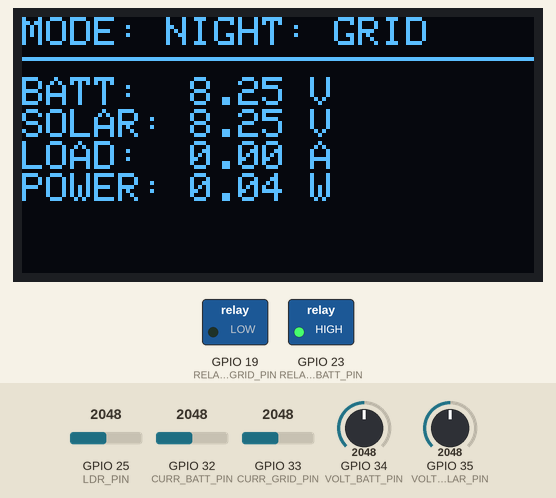
This sketch was run on a simulated ESP32. Shown: 128×64 one-colour display, switched loads named in the sketch (green lamp = pin HIGH). Inputs (shaded band) come from the test bench; at power-on: GPIO 25 (LDR_PIN) = 2048, GPIO 34 (VOLT_BATT_PIN) = 2048, GPIO 35 (VOLT_SOLAR_PIN) = 2048, GPIO 32 (CURR_BATT_PIN) = 2048, GPIO 33 (CURR_GRID_PIN) = 2048. WiFi joins after 1.5 s; servers stay silent unless stated; network time is answered at once with the bench clock; uploads are accepted with an empty reply; the local clock reads 2024-03-15 10:24:30 at power-on unless the sketch sets it; what the sketch prints to the serial monitor is not drawn.

Above: at 2.7 s.
2.8 s: GPIO 25 (LDR_PIN) set to 1964
At 7.6 s:
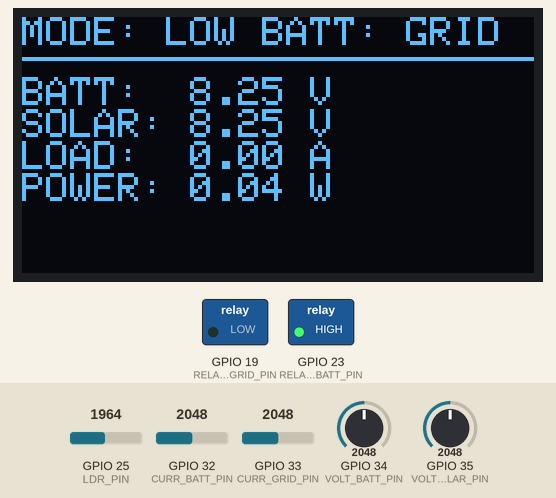
8.5 s: GPIO 34 (VOLT_BATT_PIN) set to 2542
At 12.7 s:
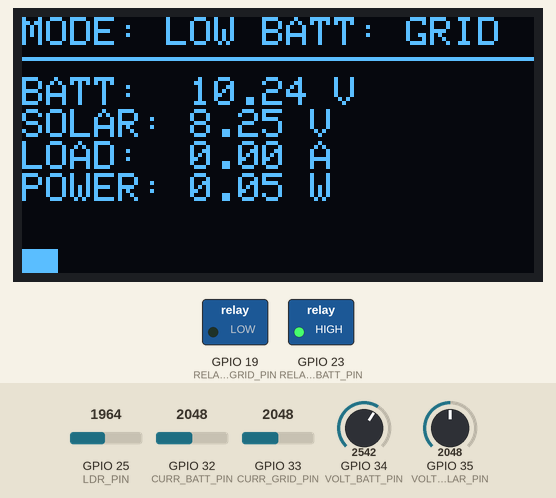
13.7 s: GPIO 34 (VOLT_BATT_PIN) set to 2668
At 17.9 s:
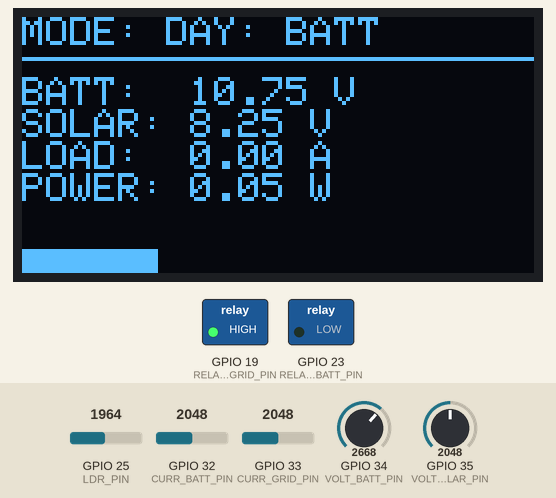
19.0 s: GPIO 35 (VOLT_SOLAR_PIN) set to 2692
At 23.9 s:
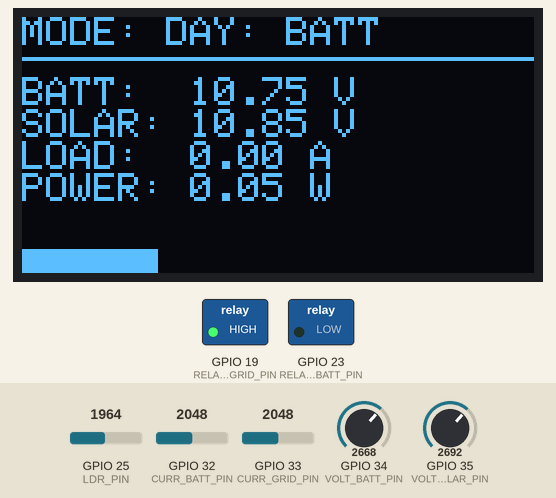
24.2 s: GPIO 35 (VOLT_SOLAR_PIN) set to 2786
At 29.1 s:
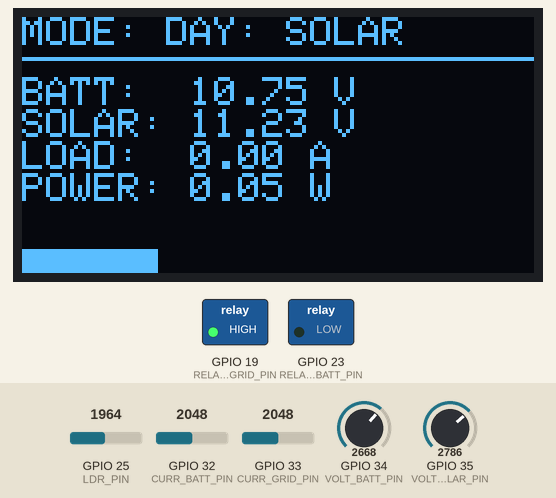
29.4 s: GPIO 25 (LDR_PIN) set to 2040
At 34.4 s:
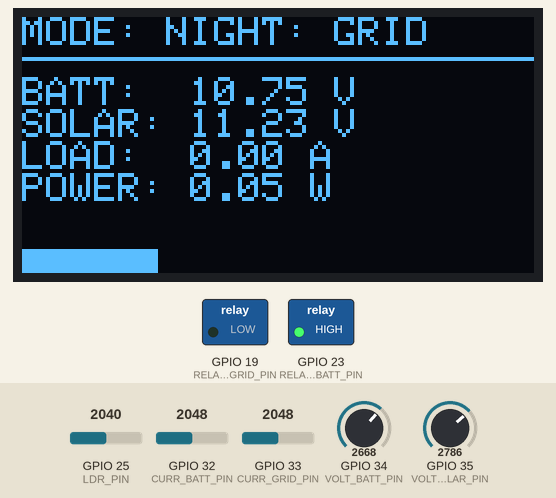
Timing chart, 0 to 35.7 s (numbered marks = the images above; inputs shaded):
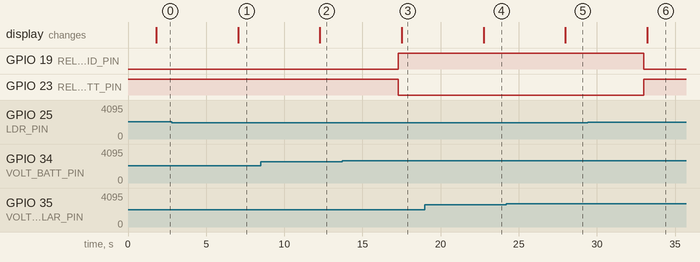

The sketch:

haso.ino
```cpp
#include <WiFi.h>
#include <HTTPClient.h>
#include <NTPClient.h>
#include <WiFiUdp.h>
#include <Wire.h>
#include <Adafruit_GFX.h>
#include <Adafruit_SH110X.h>

// --- WiFi & Server Config ---
const char* ssid = "Nothing Phone (3a) Pro_8669";
const char* password = "1122334455";
// Replace 192.168.X.X with the IPv4 Address you found in CMD
const char* server = "http://192.168.1.15:5000/update";

// --- Pin Definitions ---
const int RELAY_BATT_PIN  = 23;
const int RELAY_GRID_PIN  = 19;
const int CURR_BATT_PIN   = 32;
const int CURR_GRID_PIN   = 33;
const int VOLT_BATT_PIN   = 34;
const int VOLT_SOLAR_PIN  = 35;
const int LDR_PIN         = 25;

// --- I2C Pins for ESP32 ---
const int I2C_SDA = 21;
const int I2C_SCL = 22;

// --- Calibration Constants ---
const float V_DIV_RATIO     = 5.0;
const float ADC_REF         = 3.3;
const int   ADC_RES         = 4095;
const float ACS_SENSITIVITY = 0.185;
const float ACS_OFFSET      = 1.65;

// --- Thresholds ---
const float BATT_LOW_LIMIT  = 10.5;
const int   LDR_NIGHT_THRES = 2000;

// OLED Setup (SH110X)
#define SCREEN_WIDTH 128
#define SCREEN_HEIGHT 64
#define i2c_Address 0x3c
Adafruit_SH1106G display = Adafruit_SH1106G(SCREEN_WIDTH, SCREEN_HEIGHT, &Wire, -1);

// Time & Networking
WiFiUDP ntpUDP;
NTPClient timeClient(ntpUDP, "pool.ntp.org", 19800); // IST Offset

void setup() {
  Serial.begin(115200);

  pinMode(RELAY_BATT_PIN, OUTPUT);
  pinMode(RELAY_GRID_PIN, OUTPUT);

  // Initial State: Safe Start (Grid On, Battery Off)
  digitalWrite(RELAY_BATT_PIN, HIGH);
  digitalWrite(RELAY_GRID_PIN, LOW);

  // Initialize I2C and Display
  Wire.begin(I2C_SDA, I2C_SCL);
  if(!display.begin(i2c_Address, true)) {
    Serial.println(F("SH110X allocation failed"));
    for(;;);
  }

  display.clearDisplay();
  display.setTextSize(1);
  display.setTextColor(SH110X_WHITE);
  display.println("Connecting WiFi...");
  display.display();

  // WiFi Connection
  WiFi.begin(ssid, password);
  while (WiFi.status() != WL_CONNECTED) {
    delay(500);
    Serial.print(".");
  }

  timeClient.begin();
  Serial.println("\nSystem Ready");
}

void loop() {
  timeClient.update();

  // 1. DATA ACQUISITION
  float vBatt  = (analogRead(VOLT_BATT_PIN) * ADC_REF / ADC_RES) * V_DIV_RATIO;
  float vSolar = (analogRead(VOLT_SOLAR_PIN) * ADC_REF / ADC_RES) * V_DIV_RATIO;
  int   ldrVal = analogRead(LDR_PIN);

  float iBatt = getACS712Current(CURR_BATT_PIN);
  float iGrid = getACS712Current(CURR_GRID_PIN);
  float totalCurrent = iBatt + iGrid;
  float powerWatts = (vBatt * iBatt) + (12.0 * iGrid);

  // 2. OPTIMIZATION LOGIC
  String sourceStatus = "";

  if (ldrVal > LDR_NIGHT_THRES) {
    digitalWrite(RELAY_BATT_PIN, HIGH);
    digitalWrite(RELAY_GRID_PIN, LOW);
    sourceStatus = "NIGHT: GRID";
  }
  else if (vSolar > 11.0) {
    digitalWrite(RELAY_BATT_PIN, LOW);
    digitalWrite(RELAY_GRID_PIN, HIGH);
    sourceStatus = "DAY: SOLAR";
  }
  else if (vBatt > BATT_LOW_LIMIT) {
    digitalWrite(RELAY_BATT_PIN, LOW);
    digitalWrite(RELAY_GRID_PIN, HIGH);
    sourceStatus = "DAY: BATT";
  }
  else {
    digitalWrite(RELAY_BATT_PIN, HIGH);
    digitalWrite(RELAY_GRID_PIN, LOW);
    sourceStatus = "LOW BATT: GRID";
  }

  // 3. SEND TO DIGITAL TWIN (JSON)
  if (WiFi.status() == WL_CONNECTED) {
    HTTPClient http;
    http.begin(server);
    http.addHeader("Content-Type", "application/json");

    String json = "{\"vBatt\":" + String(vBatt) +
                  ",\"vSolar\":" + String(vSolar) +
                  ",\"ldr\":" + String(ldrVal) +
                  ",\"curr\":" + String(totalCurrent) +
                  ",\"mode\":\"" + sourceStatus + "\"" +
                  ",\"time\":\"" + timeClient.getFormattedTime().substring(0,5) + "\"}";

    int httpResponseCode = http.POST(json);
    Serial.print("HTTP Response: "); Serial.println(httpResponseCode);
    http.end();
  }

  // 4. OUTPUT TO DISPLAY & SERIAL
  printToSerial(vBatt, vSolar, ldrVal, totalCurrent, sourceStatus);
  updateOLED(vBatt, vSolar, totalCurrent, powerWatts, sourceStatus);

  delay(5000); // 5-second cycle to prevent server spam
}

float getACS712Current(int pin) {
  long sum = 0;
  for(int i=0; i<20; i++) sum += analogRead(pin);
  float avgVoltage = (sum / 20.0) * ADC_REF / ADC_RES;
  float current = (avgVoltage - ACS_OFFSET) / ACS_SENSITIVITY;
  return max(0.0f, abs(current));
}

void printToSerial(float vb, float vs, int ldr, float totalI, String mode) {
  Serial.println("--- Telemetry Sent ---");
  Serial.print("Mode: "); Serial.println(mode);
  Serial.print("Batt: "); Serial.print(vb); Serial.println("V");
}

void updateOLED(float vb, float vs, float totalI, float p, String mode) {
  display.clearDisplay();
  display.setCursor(0,0);

  display.println("MODE: " + mode);
  display.drawLine(0, 10, 128, 10, SH110X_WHITE);

  display.setCursor(0, 15);
  display.printf("BATT:  %.2f V\n", vb);
  display.printf("SOLAR: %.2f V\n", vs);
  display.printf("LOAD:  %.2f A\n", totalI);
  display.printf("POWER: %.2f W\n", p);

  int barWidth = map(constrain(vb, 10.0, 12.6) * 10, 100, 126, 0, 128);
  display.fillRect(0, 58, barWidth, 6, SH110X_WHITE);

  display.display();
}
```

Measured:
- the behaviour switches between 2001 and 2000 on GPIO 25 (LDR_PIN) (found by bisection; images 0 and 1)
- the behaviour switches between 2605 and 2606 on GPIO 34 (VOLT_BATT_PIN) (found by bisection; images 2 and 3)
- the behaviour switches between 2730 and 2731 on GPIO 35 (VOLT_SOLAR_PIN) (found by bisection; images 4 and 5)
- after the input at 2.8 s, the display: changes after 4.3 s (image 1)
- after the input at 8.5 s, the display: changes after 3.8 s (image 2)
- after the input at 13.7 s, GPIO 19 (RELAY_GRID_PIN): LOW → HIGH after 3.6 s; GPIO 23 (RELAY_BATT_PIN): HIGH → LOW after 3.6 s; the display: changes after 3.8 s (image 3)
- after the input at 19.0 s, the display: changes after 3.7 s (image 4)
- after the input at 24.2 s, the display: changes after 3.8 s (image 5)
- after the input at 29.4 s, GPIO 19 (RELAY_GRID_PIN): HIGH → LOW after 3.6 s; GPIO 23 (RELAY_BATT_PIN): LOW → HIGH after 3.6 s; the display: changes after 3.8 s (image 6)
